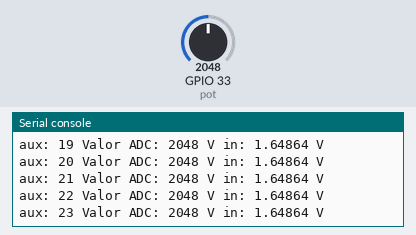
Recording of a program running on a simulated ESP32 board running MicroPython. Parts: the last lines printed to the serial console. The test bench sets the inputs (shaded band); at power-on: GPIO 33 (pot) = 2048 (analog values on the 0–4095 scale).

Above: at 1.2 s.
1.3 s: GPIO 33 (pot) set to 2866
At 1.33 s:
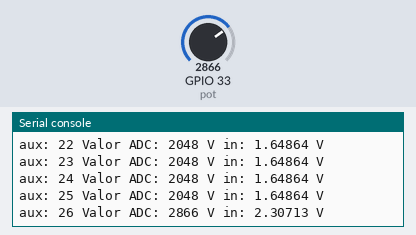
2.8 s: GPIO 33 (pot) set to 3603
At 2.84 s:
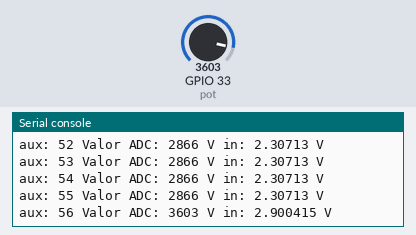
Timing chart, 0 to 5.8 s (numbered marks = the images above; inputs shaded):
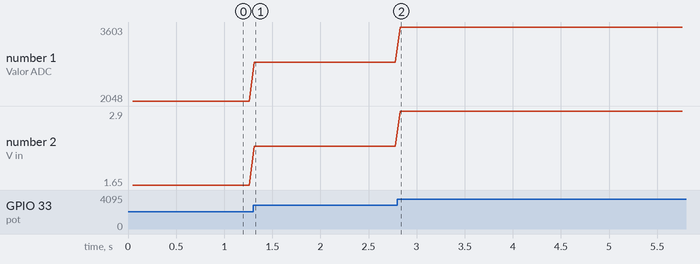

The program:

exercicio1.py
```python
# IEA 2023
# Exercicio 1 - Aula 12
# 30 Mai 2023
# 107393 - Tomás Leite


from time import sleep  # Importa a função sleep do módulo time
from machine import Pin, ADC  # Importa as classes Pin e ADC do módulo machine


pot = ADC(Pin(33))  # Cria um objeto ADC conectado ao pin GPIO 33
pot.atten(ADC.ATTN_11DB)  # Define a atenuação do ADC (faixa completa de 3,3V)
pot.width(ADC.WIDTH_12BIT)  # Define a resolução do ADC para 12 bits (0..4096)

aux = 0  # Inicia uma variável auxiliar com valor 0
while aux < 1000:  # Repete o seguinte bloco de código enquanto aux for menor que 1000
    sleep(0.05)  # Aguarda 0,05 segundos (50 milissegundos)

    # Leitura da Entrada Analógica // potenciômetro
    xx = pot.read()  # Lê o valor do ADC, que corresponde à posição do potenciômetro, e armazena na variável xx

    aux += 1  # Incrementa o valor da variável aux em 1
    print('aux:', aux, 'Valor ADC:', xx, 'V in:', xx * 0.000805, 'V')  # Imprime os valores de aux, xx e a voltagem de entrada correspondente a xx em volts
```

Measured:
- after the input at 1.3 s, the serial console: prints a new line at once (image 1)
- plotted number 1: 2048 → 2866 after the input at 1.3 s
- plotted number 2: 1.65 → 2.31 after the input at 1.3 s
